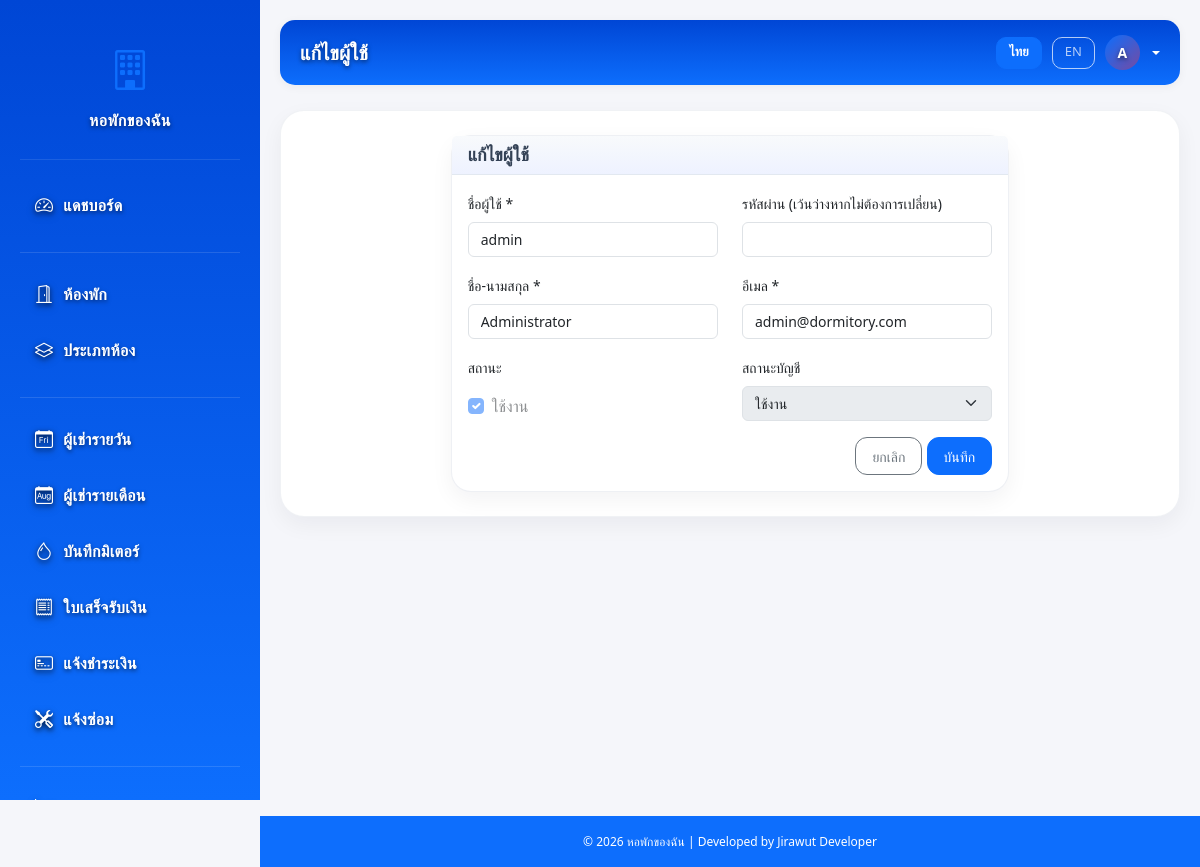
/pages/admin/user-form.php?id=1 (signed in), run on the app's committed database.
### tables this page shows
CREATE TABLE settings (
    id INT AUTO_INCREMENT PRIMARY KEY,
    dorm_name VARCHAR(100) NOT NULL DEFAULT 'My Dormitory',
    dorm_name_en VARCHAR(100) DEFAULT 'My Dormitory',
    company_name VARCHAR(200),
    address TEXT,
    address_en TEXT,
    tax_id VARCHAR(20),
    branch_number VARCHAR(5) DEFAULT '00000',
    logo VARCHAR(255),
    phone VARCHAR(20),
    email VARCHAR(100),
    water_rate DECIMAL(10,2) DEFAULT 25.00,
    electric_rate DECIMAL(10,2) DEFAULT 8.00,
    vat_rate DECIMAL(5,2) DEFAULT 7.00,
    payment_due_day INT DEFAULT 5,
    primary_color VARCHAR(7) DEFAULT '#0d6efd',
    enable_daily TINYINT(1) DEFAULT 1,
    enable_monthly TINYINT(1) DEFAULT 1,
    daily_payment_deadline_hours INT NOT NULL DEFAULT 24,
    pin VARCHAR(255) DEFAULT NULL,
    smtp_host VARCHAR(255) DEFAULT NULL,
    smtp_port INT DEFAULT 587,
    smtp_username VARCHAR(255) DEFAULT NULL,
    smtp_password VARCHAR(255) DEFAULT NULL,
    smtp_encryption VARCHAR(10) DEFAULT 'tls',
    smtp_from_email VARCHAR(255) DEFAULT NULL,
    smtp_from_name VARCHAR(255) DEFAULT NULL,
    email_enabled TINYINT(1) DEFAULT 1,
    promptpay_id VARCHAR(20) DEFAULT NULL,
    promptpay_name VARCHAR(100) DEFAULT NULL,
    bank_account_name VARCHAR(100) DEFAULT NULL,
    bank_account_number VARCHAR(30) DEFAULT NULL,
    bank_name VARCHAR(100) DEFAULT NULL,
    updated_at TIMESTAMP DEFAULT CURRENT_TIMESTAMP ON UPDATE CURRENT_TIMESTAMP
);

CREATE TABLE users (
    id INT AUTO_INCREMENT PRIMARY KEY,
    username VARCHAR(50) NOT NULL UNIQUE,
    password VARCHAR(255) NOT NULL,
    email VARCHAR(100) NOT NULL,
    full_name VARCHAR(100) NOT NULL,
    role ENUM('admin') DEFAULT 'admin',
    is_active TINYINT(1) DEFAULT 1,
    account_status ENUM('active', 'suspended') NOT NULL DEFAULT 'active',
    pin_failed_attempts INT NOT NULL DEFAULT 0,
    created_at TIMESTAMP DEFAULT CURRENT_TIMESTAMP,
    updated_at TIMESTAMP DEFAULT CURRENT_TIMESTAMP ON UPDATE CURRENT_TIMESTAMP,
    INDEX idx_users_active_status (is_active, account_status)
);

### includes/functions.php (called while the page is built, shortened)
<?php
require_once __DIR__ . '/../config/database.php';
require_once __DIR__ . '/../assets/lang/language.php';
    ?>
    <?php
function getSettings() {
    global $pdo;
    ensureRentalTypeColumns();
    ensureSettingsPinColumn();
    $stmt = $pdo->query("SELECT * FROM settings LIMIT 1");
    return $stmt->fetch();
}
function ensureRentalTypeColumns() {
    global $pdo;
    static $checked = false;
    if ($checked) {
        return;
    }
    $requiredColumns = [
        'enable_daily'   => "TINYINT(1) DEFAULT 1",
        'enable_monthly' => "TINYINT(1) DEFAULT 1",
    ];
    $stmt = $pdo->query("SHOW COLUMNS FROM settings");
    $existingColumns = array_column($stmt->fetchAll(), 'Field');
    $checked = true;
}
function ensureSettingsPinColumn() {
    global $pdo;
    static $checked = false;
    if ($checked) {
        return;
    }
    $stmt = $pdo->query("SHOW COLUMNS FROM settings");
    $existingColumns = array_column($stmt->fetchAll(), 'Field');
}
function ensureUserSecurityColumns() {
    static $checked = false;
    if ($checked) {
        return;
    }
    $checked = true;
}
function getCurrentUser() {
    global $pdo;
    if (isset($_SESSION['user_id'])) {
        $stmt = $pdo->prepare("SELECT * FROM users WHERE id = ?");
        $stmt->execute([$_SESSION['user_id']]);
        return $stmt->fetch();
    }
    return null;
}
function ensureRepairRequestsTable() {
    $checked = true;
}

### assets/lang/language.php (called while the page is built, shortened)
<?php
$lang = $_SESSION['lang'];
function t($key) {
    global $lang;
    $translations = getTranslations($lang);
    return isset($translations[$key]) ? $translations[$key] : $key;
}
function getTranslations($lang) {
    return isset($translations[$lang]) ? $translations[$lang] : $translations['th'];
}
?>

### pages/admin/user-form.php (the view, shortened to what this page needs)
<?php
require_once __DIR__ . '/../../config/database.php';
require_once __DIR__ . '/../../includes/functions.php';
$pageTitle = isset($_GET['id']) ? t('edit_user') : t('add_user');
$id = isset($_GET['id']) ? intval($_GET['id']) : 0;
include __DIR__ . '/../../includes/header.php';
?>
<div class="content-wrapper">
    <div class="row justify-content-center">
        <div class="col-md-8">
            <div class="card">
                <div class="card-header">
                    <h5 class="mb-0"><?php echo $pageTitle; ?></h5>
                </div>
                <div class="card-body">
                    <form method="POST" action="" id="userForm">
                        <div class="row">
                            <div class="col-md-6 mb-3">
                                <label class="form-label"><?php echo t('username'); ?> *</label>
                                <input type="text" name="username" class="form-control" value="<?php echo htmlspecialchars($user['username'] ?? ''); ?>" required>
                            </div>
                            <div class="col-md-6 mb-3">
                                <label class="form-label"><?php echo t('password'); ?> <?php echo $id > 0 ? '(' . t('leave_blank_to_keep') . ')' : '*'; ?></label>
                                <input type="password" name="password" class="form-control" <?php echo $id > 0 ? '' : 'required'; ?>>
                            </div>
                        </div>
                        <div class="row">
                            <div class="col-md-6 mb-3">
                                <label class="form-label"><?php echo t('full_name'); ?> *</label>
                                <input type="text" name="full_name" class="form-control" value="<?php echo htmlspecialchars($user['full_name'] ?? ''); ?>" required>
                            </div>
                            <div class="col-md-6 mb-3">
                                <label class="form-label"><?php echo t('email'); ?> *</label>
                                <input type="email" name="email" class="form-control" value="<?php echo htmlspecialchars($user['email'] ?? ''); ?>" required>
                            </div>
                        </div>
                        <div class="row">
                            <div class="col-md-6 mb-3">
                                <label class="form-label"><?php echo t('status'); ?></label>
                                <div class="form-check mt-2">
                                    <input class="form-check-input" type="checkbox" name="is_active" id="is_active" value="1" <?php echo ($user['is_active'] ?? 1) ? 'checked' : ''; ?> <?php echo ($id > 0 && $id == $_SESSION['user_id']) ? 'disabled' : ''; ?>>
                                    <label class="form-check-label" for="is_active"><?php echo t('active'); ?></label>
                                </div>
                            </div>
                            <div class="col-md-6 mb-3">
                                <label class="form-label"><?php echo t('account_status_label'); ?></label>
                                <select name="account_status" id="account_status" class="form-select" <?php echo ($id > 0 && $id == $_SESSION['user_id']) ? 'disabled' : ''; ?>>
                                    <option value="active" <?php echo (($user['account_status'] ?? 'active') === 'active') ? 'selected' : ''; ?>><?php echo t('active'); ?></option>
                                </select>
                            </div>
                        </div>
                        <div class="text-end">
                            <button type="button" class="btn btn-outline-secondary" onclick="submitForm('cancel')"><?php echo t('cancel'); ?></button>
                            <button type="submit" class="btn btn-primary"><?php echo t('save'); ?></button>
                        </div>
                    </form>
                </div>
            </div>
        </div>
    </div>
</div>
<?php include __DIR__ . '/../../includes/footer.php'; ?>

### includes/header.php (shortened to what this page needs)
<?php
require_once __DIR__ . '/../config/database.php';
require_once __DIR__ . '/../includes/functions.php';
$settings = getSettings();
global $lang;
$currentUser = getCurrentUser();
?>
<!DOCTYPE html>
<html lang="<?php echo $lang; ?>">
<head>
    <link href="https://cdn.jsdelivr.net/npm/bootstrap@5.3.0/dist/css/bootstrap.min.css" rel="stylesheet">
    <link rel="stylesheet" href="https://cdn.jsdelivr.net/npm/bootstrap-icons@1.10.0/font/bootstrap-icons.css">
    <link rel="stylesheet" href="<?php echo BASE_URL; ?>assets/css/style.css?v=<?php echo filemtime(__DIR__ . '/../assets/css/style.css'); ?>">
</head>
<body>
    <div class="sidebar" id="sidebar">
        <div class="sidebar-logo">
            <?php
            $logoPath = !empty($settings['logo']) ? BASE_URL . 'assets/images/logo/' . $settings['logo'] : '';
            ?>
            <?php if (!empty($settings['logo']) && file_exists(__DIR__ . '/../assets/images/logo/' . $settings['logo'])): ?>
            <img src="<?php echo $logoPath; ?>" alt="Logo" style="max-height: 60px; max-width: 100%; object-fit: contain;" class="mb-2">
            <?php else: ?>
            <i class="bi bi-building"></i>
            <?php endif; ?>
            <h5><?php echo $lang === 'en' ? ($settings['dorm_name_en'] ?? t('app_name')) : ($settings['dorm_name'] ?? t('app_name')); ?></h5>
        </div>
        <nav class="nav flex-column">
            <a class="nav-link <?php echo basename($_SERVER['PHP_SELF']) == 'dashboard.php' ? 'active' : ''; ?>" href="<?php echo BASE_URL; ?>pages/dashboard.php">
                <i class="bi bi-speedometer2"></i> <?php echo t('dashboard'); ?>
            </a>
            <hr class="text-white-50 my-3">
            <a class="nav-link <?php echo strpos($_SERVER['PHP_SELF'], '/rooms/') !== false ? 'active' : ''; ?>" href="<?php echo BASE_URL; ?>pages/rooms/index.php">
                <i class="bi bi-door-open"></i> <?php echo t('rooms'); ?>
            </a>
            <a class="nav-link <?php echo strpos($_SERVER['PHP_SELF'], '/room-types/') !== false ? 'active' : ''; ?>" href="<?php echo BASE_URL; ?>pages/room-types/index.php">
                <i class="bi bi-layers"></i> <?php echo t('room_types'); ?>
            </a>
            <hr class="text-white-50 my-3">
            <?php if ($settings['enable_daily'] ?? 1): ?>
            <a class="nav-link <?php echo strpos($_SERVER['PHP_SELF'], '/daily-tenants/') !== false ? 'active' : ''; ?>" href="<?php echo BASE_URL; ?>pages/daily-tenants/index.php">
                <i class="bi bi-calendar-day"></i> <?php echo t('daily_tenants'); ?>
            </a>
            <?php endif; ?>
            <?php if ($settings['enable_monthly'] ?? 1): ?>
            <a class="nav-link <?php echo strpos($_SERVER['PHP_SELF'], '/monthly-tenants/') !== false ? 'active' : ''; ?>" href="<?php echo BASE_URL; ?>pages/monthly-tenants/index.php">
                <i class="bi bi-calendar-month"></i> <?php echo t('monthly_tenants'); ?>
            </a>
            <a class="nav-link <?php echo strpos($_SERVER['PHP_SELF'], '/utility-bills/') !== false ? 'active' : ''; ?>" href="<?php echo BASE_URL; ?>pages/utility-bills/index.php">
                <i class="bi bi-droplet"></i> <?php echo t('utility_bills'); ?>
            </a>
            <?php endif; ?>
            <a class="nav-link <?php echo strpos($_SERVER['PHP_SELF'], '/invoices/') !== false ? 'active' : ''; ?>" href="<?php echo BASE_URL; ?>pages/invoices/index.php">
                <i class="bi bi-receipt"></i> <?php echo !empty($settings['tax_id']) ? t('tax_invoice') : t('receipt'); ?>
            </a>
            <a class="nav-link <?php echo strpos($_SERVER['PHP_SELF'], '/payment-confirmations/') !== false ? 'active' : ''; ?>" href="<?php echo BASE_URL; ?>pages/payment-confirmations/index.php">
                <i class="bi bi-credit-card-2-front"></i> <?php echo t('payment_confirmations'); ?>
            </a>
            <a class="nav-link <?php echo strpos($_SERVER['PHP_SELF'], '/repairs/') !== false ? 'active' : ''; ?>" href="<?php echo BASE_URL; ?>pages/repairs/index.php">
                <i class="bi bi-tools"></i> <?php echo t('repairs'); ?>
            </a>
            <hr class="text-white-50 my-3">
            <a class="nav-link <?php echo strpos($_SERVER['PHP_SELF'], '/reports/') !== false ? 'active' : ''; ?>" href="<?php echo BASE_URL; ?>pages/reports/income.php">
                <i class="bi bi-graph-up"></i> <?php echo t('reports'); ?>
            </a>
        </nav>
    </div>
    <div class="main-content">
        <div class="topbar">
            <h4 class="mb-0 flex-grow-1 flex-shrink-0"><?php echo isset($pageTitle) ? $pageTitle : ''; ?></h4>
            <div class="user-menu">
                <a href="?lang=th" class="btn btn-sm <?php echo $lang == 'th' ? 'btn-primary' : 'btn-outline-secondary'; ?>">ไทย</a>
                <a href="?lang=en" class="btn btn-sm <?php echo $lang == 'en' ? 'btn-primary' : 'btn-outline-secondary'; ?>">EN</a>
                <div class="dropdown">
                    <button type="button" class="dropdown-toggle user-dropdown-toggle" id="userMenuToggle" aria-expanded="false" aria-controls="userMenuDropdown" aria-label="User menu">
                        <div class="user-avatar"><?php echo mb_strtoupper(mb_substr($currentUser['full_name'] ?? $_SESSION['full_name'] ?? 'U', 0, 1, 'UTF-8'), 'UTF-8'); ?></div>
                    </button>
                </div>
            </div>
        </div>

### includes/footer.php (shortened to what this page needs)
    </div>
    <?php $settings = getSettings(); $primaryColor = $settings['primary_color'] ?? '#0d6efd'; ?>
    <footer class="text-center py-3 mt-3" style="background-color: <?php echo $primaryColor; ?>; border-top: 1px solid <?php echo $primaryColor; ?>; margin-left: 260px;">
        <p class="mb-0 text-white small">© <?php echo date('Y'); ?> <?php echo $settings['dorm_name'] ?? t('app_name'); ?> | Developed by Jirawut Developer</p>
    </footer>
</body>
</html>

### assets/css/style.css (style rules this page uses)
html { font-size: 16px; }
body { font-size: 1rem; line-height: 1.5; }
h1, h2, h3, h4, h5, h6 { font-size: 1rem; font-weight: 600; margin-bottom: 0.5rem; }
h4 { font-size: 1.25rem; }
h5 { font-size: 1.125rem; }
.form-control, .form-select, .form-label { font-size: 0.875rem; }
.btn { font-size: 0.875rem; height: 38px; min-height: 38px; padding: 0.5rem 1rem; border-radius: 12px; transition: all 0.2s; }
.btn-sm { height: 32px; min-height: 32px; padding: 0.25rem 0.75rem; font-size: 0.8125rem; border-radius: 10px; }
small, .small { font-size: 0.75rem; }
:root { --primary-color: #667eea; --secondary-color: #764ba2; --success-color: #28a745; --info-color: #17a2b8; --warning-color: #ffc107; --danger-color: #dc3545; --app-surface: #ffffff; --app-soft-surface: #f8fafc; --app-border: #e2e8f0; --app-muted: #64748b; --app-heading: #1e293b; --app-shadow: 0 14px 32px rgba(15, 23, 42, 0.06); --app-shadow-sm: 0 8px 22px rgba(15, 23, 42, 0.05); }
.card { transition: transform 0.2s, box-shadow 0.2s; }
.main-content .content-wrapper { background: var(--app-surface); border: 1px solid rgba(148, 163, 184, 0.14); border-radius: 24px; padding: 24px; box-shadow: var(--app-shadow-sm); }
.content-wrapper > .card, .content-wrapper > form > .card, .content-wrapper > .row > [class*="col"] > .card, .main-content > .card, .main-content > .row > [class*="col"] > .card { border: 1px solid rgba(148, 163, 184, 0.16); border-radius: 20px; box-shadow: var(--app-shadow-sm); }
.content-wrapper > .card > .card-header, .content-wrapper > .row > [class*="col"] > .card > .card-header, .main-content > .card > .card-header, .main-content > .row > [class*="col"] > .card > .card-header { background: linear-gradient(180deg, #f8fafc 0%, #eef2ff 100%); border-bottom: 1px solid var(--app-border); color: #334155; font-weight: 700; }
.btn { transition: all 0.2s; }

### data on the page
settings: dorm_name "หอพักของฉัน"
users: full_name "A", username "admin", full_name "Administrator", email "admin@dormitory.com", is_active "☑", account_status "ใช้งาน"

### other printed values
t('dashboard') "แดชบอร์ด"
t('rooms') "ห้องพัก"
t('room_types') "ประเภทห้อง"
t('daily_tenants') "ผู้เช่ารายวัน"
t('monthly_tenants') "ผู้เช่ารายเดือน"
t('utility_bills') "บันทึกมิเตอร์"
t('receipt') "ใบเสร็จรับเงิน"
t('payment_confirmations') "แจ้งชำระเงิน"
t('repairs') "แจ้งซ่อม"
$pageTitle "แก้ไขผู้ใช้"
t('username') "ชื่อผู้ใช้"
t('password') "รหัสผ่าน"
t('leave_blank_to_keep') "เว้นว่างหากไม่ต้องการเปลี่ยน"
t('full_name') "ชื่อ-นามสกุล"
t('email') "อีเมล"
